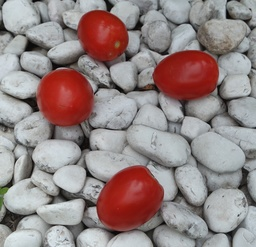
#> input picture SegmentacionRGB/Jit1.JPG, 256 x 247 px, shrunk from 2833 x 2729 before the run, found by its file name
$ jupyter execute --allow-errors 'TamañoJit.ipynb'
#> lines starting #> are read from the running program, lines starting #| are printed output that depends on the picture; after the words box and inside, x2 and y2 are one past the last pixel; in counts of white or black regions, pixels touching at a corner belong together
[cell 1]
import cv2
import matplotlib.pyplot as plt
import numpy as np
import random
import math
from scipy.spatial import distance

[cell 2]
# [90 lines left out: functions RGBGray, expandImage, passKernel, crossingZero, crossingZeroDelta, andImage, not called in this run]

[cell 3]
def euclideanDistance(x1, x2): # Calcula la distincia euclidiana
    # return np.sqrt(np.sum((x1 - x2)**2))
    return np.float32(distance.euclidean(x1, x2))

def KMeans(k, maxIterations, features, borders, pixels):
    valuePixels = borders
    centroids = []

    random.seed(50)
    for _ in range(k): # Saca centroides random
        pixelRandom = random.randint(0, pixels) # Toma un pixel random como centroide
        centroids.append(valuePixels[pixelRandom])
        # print("Centroide random:", str(pixelRandom) + " = " + str(valuePixels[pixelRandom]))
    # print("Centroides:\n", *centroids)

    # Comienza parte iterativa
    for _ in range(maxIterations):
        clusters = [[] for _ in range(k)] # Crea k Clusters
        # print(clusters)
        for index, valuePixel in enumerate(valuePixels): # Forma los clusters
            distances = [euclideanDistance(valuePixel, valueCentroid) for valueCentroid in centroids] # Calcula las distancias con cada centroide
            minDistance = np.argmin(distances) # Regresa el indice donde esta la menor distancia (centroide)
            clusters[minDistance].append(index) # Agrega el pixel al cluster
        # print(clusters)

        # Calcula nuevos centroides
        centroidsOld = centroids
        centroids = np.zeros((k, features))
        for clusterIndex, cluster in enumerate(clusters):
            mean = np.mean(valuePixels[cluster], axis=0) # Calcula el promedio del cluster
            centroids[clusterIndex] = mean

        # Verifica si los centroides convergieron
        distances = [euclideanDistance(centroidsOld[i], centroids[i]) for i in range(k)]
        # print(distances)
        distances = sum(distances)
        if distances == 0:
            break
    # print("Ultimos centroides:\n", centroids)
    # print("Clusters:\n", clusters)

    return clusters, centroids

# [13 lines left out: function segImage, not called in this run]

[cell 4]
image = cv2.imread("Jit1.jpg") # Lee imagen
#> image is the input picture: shape (247, 256, 3); mean B, G, R 133, 133.5, 148.4
rows = image.shape[0]
#> rows = 247
cols = image.shape[1]
#> cols = 256
pixels = rows * cols # Pixeles totales
#> pixels = 63232
print("Tamaño imagen: " + str(rows) + " x " + str(cols))
#| Tamaño imagen: 247 x 256
print("Total pixeles:", pixels, "\n")
#| Total pixeles: 63232

[cell 5]
# [27 lines of commented-out code are left out]

[cell 6]
# Segmenta la imagen con k-means
k = 4
maxIterations = 20 # Iteraciones maximas para el algoritmo
# [4 lines of commented-out code are left out]

valuePixels = np.float32(image.reshape((-1, 3)).copy())
criteria = (cv2.TERM_CRITERIA_EPS + cv2.TERM_CRITERIA_MAX_ITER, maxIterations, 1.0)
_, labels, centers = cv2.kmeans(valuePixels, k, None, criteria, 10, cv2.KMEANS_RANDOM_CENTERS)
#> centers = [[187.6, 185.7, 180.5], [30.63, 37.01, 142.4], [132.5, 132.8, 133.2], [59.42, 61.91, 66.67]]

center = np.uint8(centers)
#> center = [[187, 185, 180], [30, 37, 142], [132, 132, 133], [59, 61, 66]]
imageClustering = center[labels.flatten()]
imageClustering = imageClustering.reshape((image.shape))
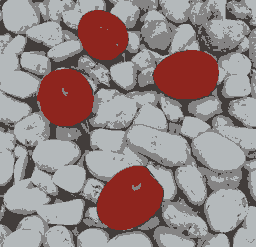
#> imageClustering: shape (247, 256, 3); mean B, G, R 132.4, 132.8, 148

imageSeg = image.reshape((-1, 3)).copy()
removeCluster = [0, 2, 3]
for i in removeCluster:
    imageSeg[labels.flatten() == i] = np.uint8(np.array([0, 0, 0]))
imageSeg = imageSeg.reshape((image.shape))
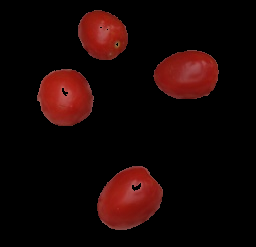
#> imageSeg: shape (247, 256, 3); mean B, G, R 4.8, 5.9, 22.5

cv2.imwrite("imagenSegmentada.png", imageSeg)
cv2.imwrite("imageClustering.png", imageClustering)
#> Out = True

[cell 7]
image = cv2.cvtColor(image, cv2.COLOR_BGR2RGB)
imageClustering = cv2.cvtColor(imageClustering, cv2.COLOR_BGR2RGB)
imageSeg = cv2.cvtColor(imageSeg, cv2.COLOR_BGR2RGB)

fig, axs = plt.subplots(1, 3, figsize=(20, 10))
axs[0].imshow(image)
axs[1].imshow(imageClustering)
axs[2].imshow(imageSeg)

for a in axs:
    a.set_axis_off()

plt.show()
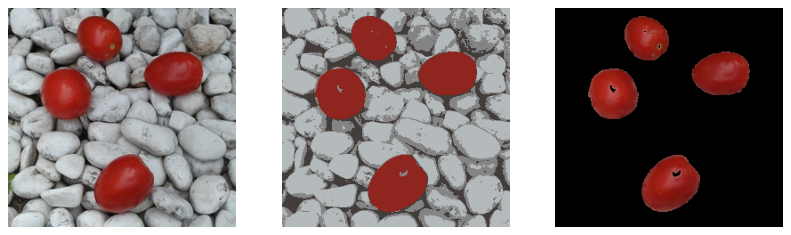
#> figure drawn by matplotlib, 3 panels

[cell 8]
imageSeg = cv2.imread("imagenSegmentada.png")
imageClustering = cv2.imread("imageClustering.png")

# Saca bordes
imageBorder = cv2.Canny(imageSeg, 0, 255)
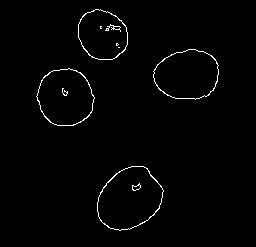
#> imageBorder: shape (247, 256); 1.4% white in thin lines or dots, all inside (x1, y1, x2, y2) = (36, 9, 219, 231)

# [13 lines of commented-out code are left out]

[cell 9]
borders = []
for i in range(rows):
    for j in range(cols):
        if imageBorder[i, j] == 255:
            borders.append(np.array([i, j]))
borders = np.array(borders)
# print("Bordes:\n", borders)

# Segmenta la imagen para sacar los bordes de cada objeto
k = 4 # Numero de objetos en la imagen
maxIterations = 100 # Iteraciones maximas para el algoritmo
features = 2 # Tamaño de cada vector
clusters, _ = KMeans(k, maxIterations, features, borders, borders.shape[0])

[cell 10]
# Obtenemos cada objeto
objects = []
for i in range(k): # k = numero de objetos
    objects.append(borders[clusters[i]])
# print(objects[0])
# Object 1 y 2 los que requerimos

imageObjectSeg = imageBorder.copy()
for i in [0, 2, 3]:
    for index in objects[i]:
        imageObjectSeg[index[0], index[1]] = np.uint8(0)
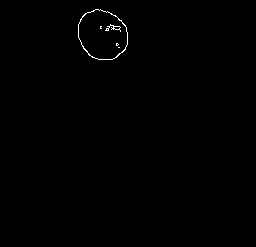
#> imageObjectSeg: shape (247, 256); 0.35% white in thin lines or dots, all inside (x1, y1, x2, y2) = (78, 9, 128, 60)

[cell 11]
# [4 lines of commented-out code are left out]

imageBorder = cv2.cvtColor(imageBorder, cv2.COLOR_BGR2RGB)
imageObjectSeg = cv2.cvtColor(imageObjectSeg, cv2.COLOR_BGR2RGB)

fig, axs = plt.subplots(1, 2, figsize=(20, 10))
axs[0].imshow(imageBorder, cmap='gray')
axs[1].imshow(imageObjectSeg, cmap='gray')

for a in axs:
    a.set_axis_off()

plt.show()

[cell 12]
def f(l, x):
    y = -(l[0]*x + 1) / l[1]
    return y

def getPoint(indexMiddleX):
    indexindexMiddleY = [] # Saca los pixeles donde intersecta la columnas con la fila
    for indexY in objects[1]:
        if indexY[0] == indexMiddleX:
            indexindexMiddleY.append(indexY[1])
    # print(indexindexMiddleY)

    return indexindexMiddleY

# Puntos del objeto 1
indexMinX = objects[1][0][0]
#> indexMinX = 9
indexMaxX = objects[1][-1][0]
#> indexMaxX = 59
indexMiddleX = int((indexMaxX - indexMinX) / 2) + indexMinX # Encuentra fila de en medio
#> indexMiddleX = 34
indexMiddleX1 = int((indexMiddleX - indexMinX) / 2) + indexMinX # Encuentra fila de en medio entre la de en medio y la primera fila
#> indexMiddleX1 = 21
indexMiddleX2 = int((indexMaxX - indexMiddleX) / 2) + indexMiddleX # Encuentra fila de en medio entre la de en medio y la ultima fila
#> indexMiddleX2 = 46
# print(indexMiddleX2)
# print(indexMiddleX1)

indexindexMiddleY = getPoint(indexMiddleX2 + 60) # Saca los extremos a tanteo
#> indexindexMiddleY = []
#> (the rest of this cell did not finish here and is left out)

[cell 13]
# Puntos del objeto 2
indexMinX = objects[2][0][0]
#> indexMinX = 68
indexMaxX = objects[2][-1][0]
#> indexMaxX = 125
indexMiddleX = int((indexMaxX - indexMinX) / 2) + indexMinX # Encuentra fila de en medio
#> indexMiddleX = 96

indexindexMiddleY = [] # Saca los pixeles donde intersecta la columnas con la fila de en medio
for indexY in objects[2]:
    if indexY[0] == indexMiddleX:
        indexindexMiddleY.append(indexY[1])
#> after the loop, indexindexMiddleY = [36, 93]
m1 = np.array([indexMiddleX, indexindexMiddleY[0]])
#> m1 = [96, 36]
m2 = np.array([indexMiddleX, indexindexMiddleY[1]])
print("Puntos:", m1, m2)
#| Puntos: [96 36] [96 93]

distance = euclideanDistance(m1, m2)
print("Distancia entre m1 y m2 en pixeles:", int(distance))
#| Distancia entre m1 y m2 en pixeles: 57

# imageFinal = image.copy() # Pinta una linea de grosor de 20 pixeles del punto m1 al m2
i = indexMiddleX - 5
#> (the rest of this cell did not finish here and is left out)
